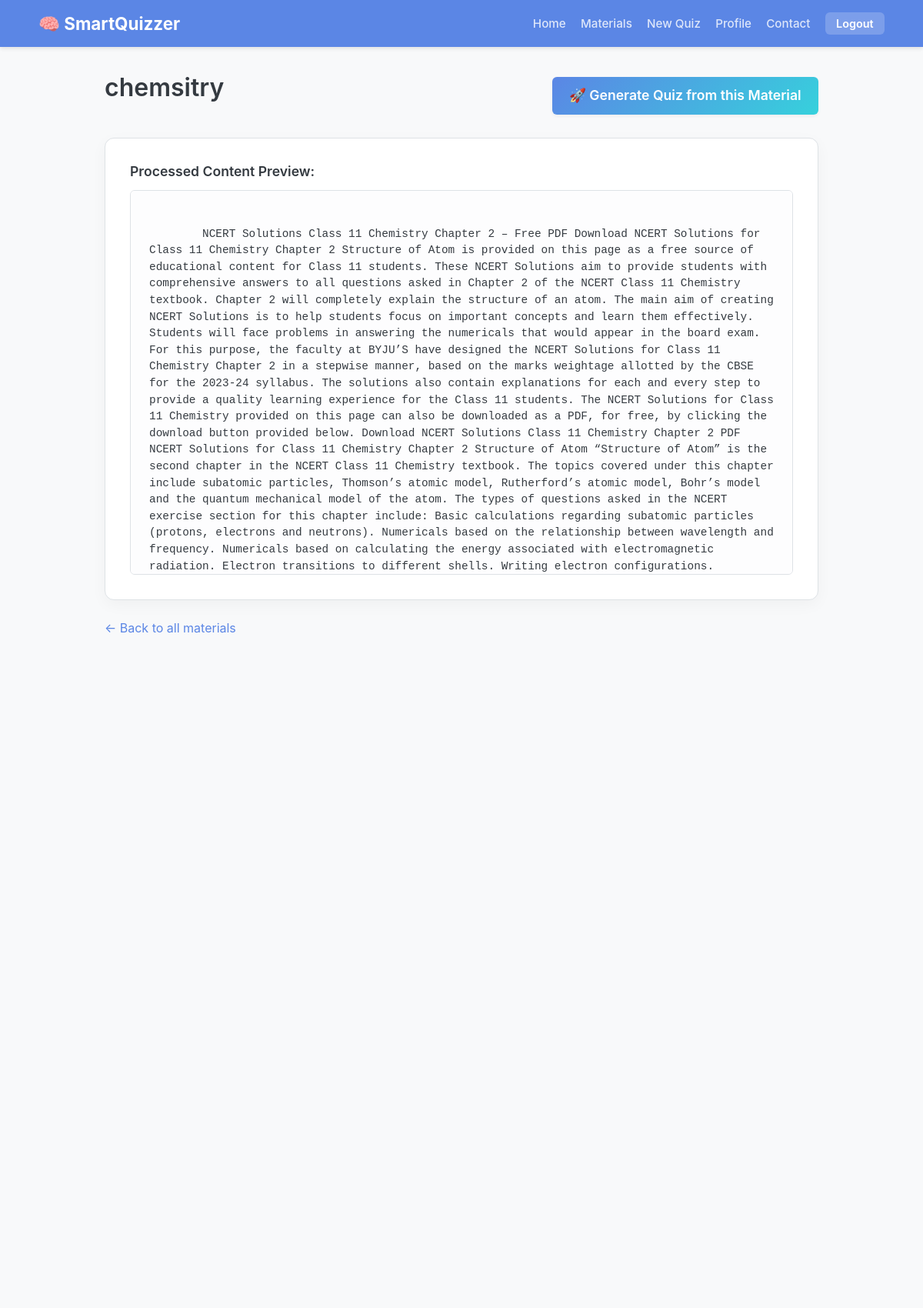
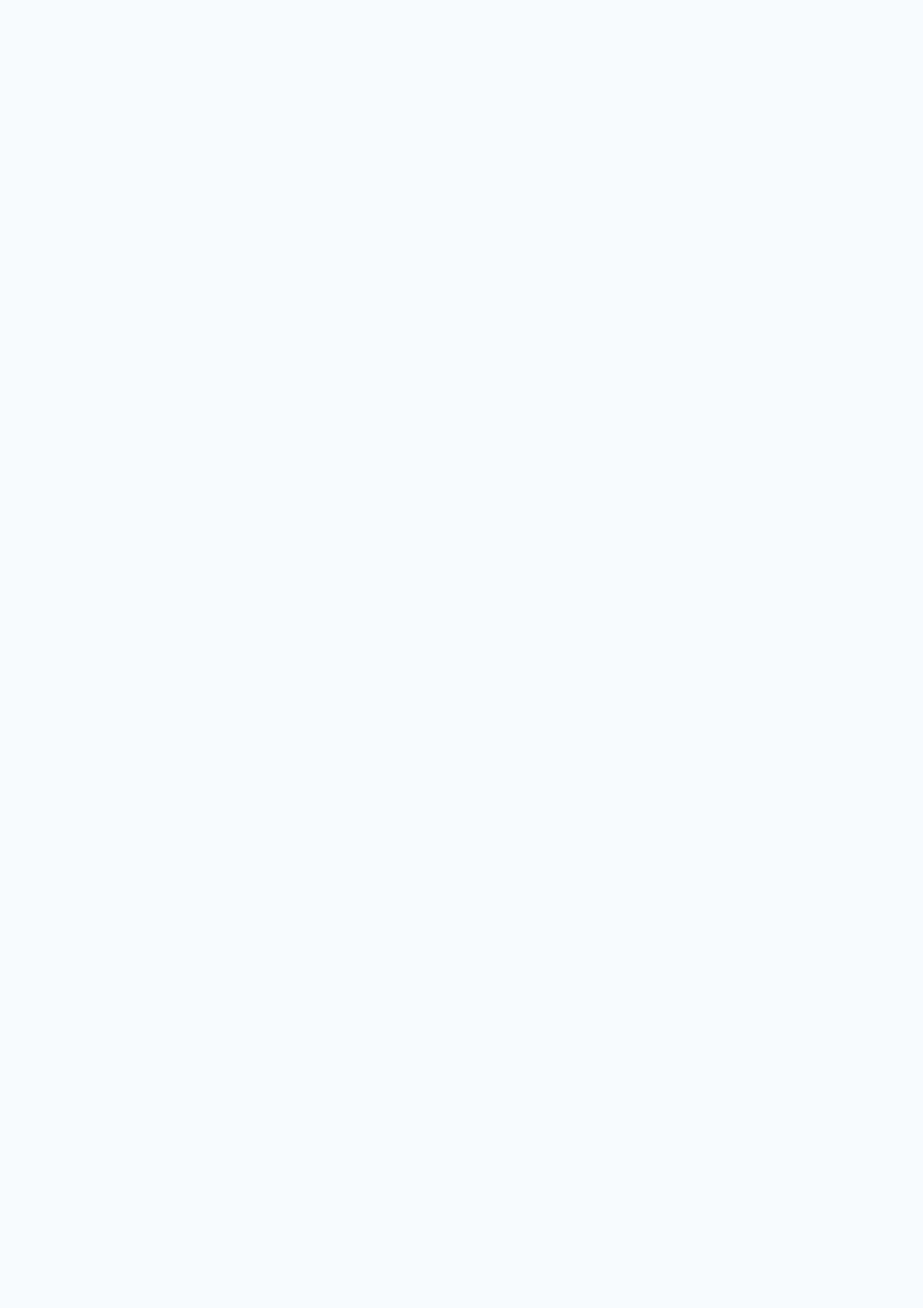
/material/6 (signed in, upper part), run on the app's committed database (2 pictures, top to bottom).
### app.py (models this page shows)
class LearningMaterial(db.Model):
    id = db.Column(db.Integer, primary_key=True)
    user_id = db.Column(db.Integer, db.ForeignKey('user.id'), nullable=False)
    title = db.Column(db.String(200), nullable=False)
    content = db.Column(db.Text, nullable=False) # The extracted text content
    material_type = db.Column(db.String(20), nullable=False) # 'pdf', 'url', 'text'
    created_at = db.Column(db.DateTime, default=datetime.utcnow)

### app.py (the view)
@app.route('/material/<int:material_id>')
@login_required
def view_material(material_id):
    material = LearningMaterial.query.filter_by(id=material_id, user_id=session['user_id']).first_or_404()
    return render_template('view_material.html', material=material)

### app.py (called while the page is built)
def login_required(f):
    @functools.wraps(f)
    def decorated_function(*args, **kwargs):
        if 'user_id' not in session:
            flash('Please log in to access this page.', 'warning')
            return redirect(url_for('login'))
        return f(*args, **kwargs)
    return decorated_function

### templates/view_material.html (shortened to what this page needs)
{% extends "base.html" %}
{% block content %}
<div style="display: flex; justify-content: space-between; align-items: center; margin-bottom: 1.5rem;">
    <h1>{{ material.title }}</h1>
    <a href="{{ url_for('quiz', material_id=material.id) }}" class="btn btn-primary" style="font-size: 1.1rem;">
        🚀 Generate Quiz from this Material
    </a>
</div>
<div class="card">
    <h3>Processed Content Preview:</h3>
    <div class="material-content-box">
        {{ material.content }}
    </div>
</div>
<a href="{{ url_for('list_materials') }}" class="mt-2">&larr; Back to all materials</a>
{% endblock %}

### static/style.css (style rules this page uses)
:root { --primary-color: #5b86e5; --primary-dark: #36d1dc; --secondary-color: #6a89cc; --light-color: #f8f9fa; --dark-color: #343a40; --text-color: #495057; --white-color: #fff; --success-color: #28a745; --success-light: #d4edda; --danger-color: #dc3545; --danger-light: #f8d7da; --warning-color: #ffc107; --warning-light: #fff3cd; --warning-text: #664d03; --info-color: #17a2b8; --info-light: #d1ecf1; --info-text: #055160; --border-color: #dee2e6; --shadow: 0 5px 15px rgba(0, 0, 0, 0.08); --border-radius: 6px; --primary-gradient: linear-gradient(135deg, var(--primary-color), var(--primary-dark)); }
* { box-sizing: border-box; margin: 0; padding: 0; }
body { font-family: -apple-system, BlinkMacSystemFont, "Segoe UI", Roboto, "Helvetica Neue", Arial, sans-serif; line-height: 1.6; background-color: var(--light-color); color: var(--text-color); display: flex; flex-direction: column; min-height: 100vh; font-size: 16px; }
a { color: var(--primary-color); text-decoration: none; transition: color 0.2s ease; }
h1, h2, h3 { color: var(--dark-color); margin-bottom: 1.25rem; font-weight: 600; line-height: 1.3; }
h1 { font-size: 2rem; }
h3 { font-size: 1.3rem; }
.btn { display: inline-block; padding: 0.7rem 1.4rem; font-size: 0.95rem; font-weight: 600; border: none; border-radius: var(--border-radius); cursor: pointer; transition: all 0.2s ease; text-align: center; box-shadow: 0 2px 4px rgba(0,0,0,0.05); line-height: 1.5; }
.btn-primary { background: var(--primary-gradient); color: var(--white-color); border: none; }
.mt-2 { margin-top: 1rem; }
.card { background: var(--white-color); border-radius: var(--border-radius); box-shadow: var(--shadow); padding: 2rem; margin-bottom: 1.5rem; border: 1px solid var(--border-color); }
.material-content-box { background: #fdfdfe; padding: 1.5rem; border-radius: var(--border-radius); max-height: 500px; overflow-y: auto; border: 1px solid var(--border-color); white-space: pre-wrap; word-wrap: break-word; font-family: SFMono-Regular, Menlo, Monaco, Consolas, "Liberation Mono", "Courier New", monospace; color: var(--dark-color); line-height: 1.5; font-size: 0.9rem; }
.card h3 { margin: 0 0 .75rem 0; font-size: 1.1rem; color: var(--dark-color); }
.analytics-grid, .chart-container, .card { box-shadow: 0 6px 20px rgba(0,0,0,.04); border-radius: 12px; }
.card { border: 1px solid var(--border-color); background: var(--white-color); }

### data on the page
LearningMaterial: title "chemsitry", content "NCERT Solutions Class 11 Chemistry Chapter 2 – Free PDF Download NCERT Solutions for Class 11 Chemistry Chapter 2 Structure of Atom is provided on this page as a free source of educational content for Class 11 students. These NCERT Solutions aim to provide students with comprehensive answers to all questions asked in Chapter 2 of the NCERT Class 11 Chemistry textbook. Chapter 2 will completely explain the structure of an atom. The main aim of creating NCERT Solutions is to help students focus on important concepts and learn them effectively. Students will face problems in answering the numericals that would appear in the board exam. For this purpose, the faculty at BYJU’S have designed the…"
